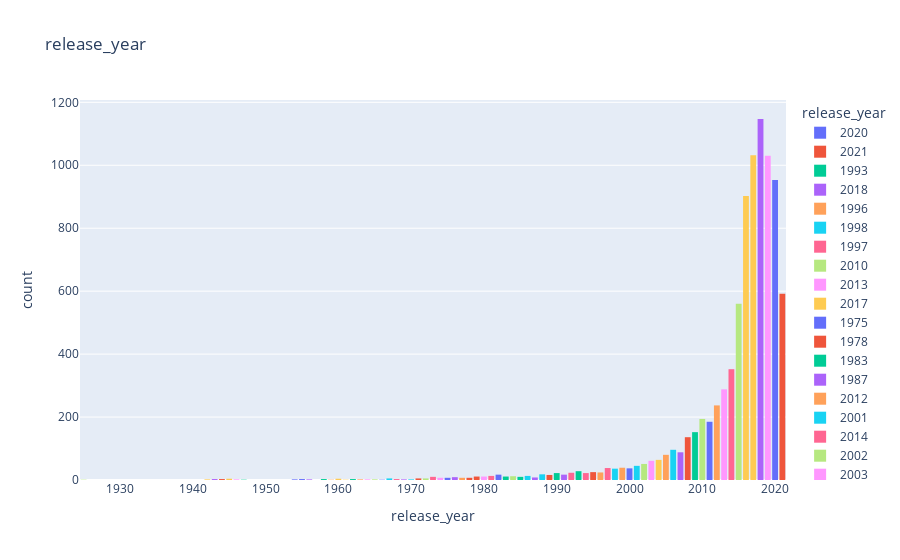

Notebook source saved alongside this figure:
### Code cell
fig = px.histogram(netflix_data, x = 'release_year', title = 'release_year', color = 'release_year')
fig.update_layout(bargap = 0.2)
fig.show()

### Figure 1 — Plotly figure (JSON) as saved in the notebook; plotly's stock layout.template omitted (floating-point values rounded to 4 significant figures; data arrays with more than 128 entries replaced by an {"elided": "..."} marker saying what was removed)
{"data": [{"alignmentgroup": "True", "bingroup": "x", "hovertemplate": "release_year=%{x}<br>count=%{y}<extra></extra>", "legendgroup": "2020", "marker": {"color": "#636efa", "pattern": {"shape": ""}}, "name": "2020", "offsetgroup": "2020", "orientation": "v", "showlegend": true, "type": "histogram", "x": {"elided": "953 int values"}, "xaxis": "x", "yaxis": "y"}, {"alignmentgroup": "True", "bingroup": "x", "hovertemplate": "release_year=%{x}<br>count=%{y}<extra></extra>", "legendgroup": "2021", "marker": {"color": "#EF553B", "pattern": {"shape": ""}}, "name": "2021", "offsetgroup": "2021", "orientation": "v", "showlegend": true, "type": "histogram", "x": {"elided": "592 int values"}, "xaxis": "x", "yaxis": "y"}, {"alignmentgroup": "True", "bingroup": "x", "hovertemplate": "release_year=%{x}<br>count=%{y}<extra></extra>", "legendgroup": "1993", "marker": {"color": "#00cc96", "pattern": {"shape": ""}}, "name": "1993", "offsetgroup": "1993", "orientation": "v", "showlegend": true, "type": "histogram", "x": [1993, 1993, 1993, 1993, 1993, 1993, 1993, 1993, 1993, 1993, 1993, 1993, 1993, 1993, 1993, 1993, 1993, 1993, 1993, 1993, 1993, 1993, 1993, 1993, 1993, 1993, 1993, 1993], "xaxis": "x", "yaxis": "y"}, {"alignmentgroup": "True", "bingroup": "x", "hovertemplate": "release_year=%{x}<br>count=%{y}<extra></extra>", "legendgroup": "2018", "marker": {"color": "#ab63fa", "pattern": {"shape": ""}}, "name": "2018", "offsetgroup": "2018", "orientation": "v", "showlegend": true, "type": "histogram", "x": {"elided": "1147 int values"}, "xaxis": "x", "yaxis": "y"}, {"alignmentgroup": "True", "bingroup": "x", "hovertemplate": "release_year=%{x}<br>count=%{y}<extra></extra>", "legendgroup": "1996", "marker": {"color": "#FFA15A", "pattern": {"shape": ""}}, "name": "1996", "offsetgroup": "1996", "orientation": "v", "showlegend": true, "type": "histogram", "x": [1996, 1996, 1996, 1996, 1996, 1996, 1996, 1996, 1996, 1996, 1996, 1996, 1996, 1996, 1996, 1996, 1996, 1996, 1996, 1996, 1996, 1996, 1996, 1996], "xaxis": "x", "yaxis": "y"}, {"alignmentgroup": "True", "bingroup": "x", "hovertemplate": "release_year=%{x}<br>count=%{y}<extra></extra>", "legendgroup": "1998", "marker": {"color": "#19d3f3", "pattern": {"shape": ""}}, "name": "1998", "offsetgroup": "1998", "orientation": "v", "showlegend": true, "type": "histogram", "x": [1998, 1998, 1998, 1998, 1998, 1998, 1998, 1998, 1998, 1998, 1998, 1998, 1998, 1998, 1998, 1998, 1998, 1998, 1998, 1998, 1998, 1998, 1998, 1998, 1998, 1998, 1998, 1998, 1998, 1998, 1998, 1998, 1998, 1998, 1998, 1998], "xaxis": "x", "yaxis": "y"}, {"alignmentgroup": "True", "bingroup": "x", "hovertemplate": "release_year=%{x}<br>count=%{y}<extra></extra>", "legendgroup": "1997", "marker": {"color": "#FF6692", "pattern": {"shape": ""}}, "name": "1997", "offsetgroup": "1997", "orientation": "v", "showlegend": true, "type": "histogram", "x": [1997, 1997, 1997, 1997, 1997, 1997, 1997, 1997, 1997, 1997, 1997, 1997, 1997, 1997, 1997, 1997, 1997, 1997, 1997, 1997, 1997, 1997, 1997, 1997, 1997, 1997, 1997, 1997, 1997, 1997, 1997, 1997, 1997, 1997, 1997, 1997, 1997, 1997], "xaxis": "x", "yaxis": "y"}, {"alignmentgroup": "True", "bingroup": "x", "hovertemplate": "release_year=%{x}<br>count=%{y}<extra></extra>", "legendgroup": "2010", "marker": {"color": "#B6E880", "pattern": {"shape": ""}}, "name": "2010", "offsetgroup": "2010", "orientation": "v", "showlegend": true, "type": "histogram", "x": {"elided": "194 int values"}, "xaxis": "x", "yaxis": "y"}, {"alignmentgroup": "True", "bingroup": "x", "hovertemplate": "release_year=%{x}<br>count=%{y}<extra></extra>", "legendgroup": "2013", "marker": {"color": "#FF97FF", "pattern": {"shape": ""}}, "name": "2013", "offsetgroup": "2013", "orientation": "v", "showlegend": true, "type": "histogram", "x": {"elided": "288 int values"}, "xaxis": "x", "yaxis": "y"}, {"alignmentgroup": "True", "bingroup": "x", "hovertemplate": "release_year=%{x}<br>count=%{y}<extra></extra>", "legendgroup": "2017", "marker": {"color": "#FECB52", "pattern": {"shape": ""}}, "name": "2017", "offsetgroup": "2017", "orientation": "v", "showlegend": true, "type": "histogram", "x": {"elided": "1032 int values"}, "xaxis": "x", "yaxis": "y"}, {"alignmentgroup": "True", "bingroup": "x", "hovertemplate": "release_year=%{x}<br>count=%{y}<extra></extra>", "legendgroup": "1975", "marker": {"color": "#636efa", "pattern": {"shape": ""}}, "name": "1975", "offsetgroup": "1975", "orientation": "v", "showlegend": true, "type": "histogram", "x": [1975, 1975, 1975, 1975, 1975, 1975, 1975], "xaxis": "x", "yaxis": "y"}, {"alignmentgroup": "True", "bingroup": "x", "hovertemplate": "release_year=%{x}<br>count=%{y}<extra></extra>", "legendgroup": "1978", "marker": {"color": "#EF553B", "pattern": {"shape": ""}}, "name": "1978", "offsetgroup": "1978", "orientation": "v", "showlegend": true, "type": "histogram", "x": [1978, 1978, 1978, 1978, 1978, 1978, 1978], "xaxis": "x", "yaxis": "y"}, {"alignmentgroup": "True", "bingroup": "x", "hovertemplate": "release_year=%{x}<br>count=%{y}<extra></extra>", "legendgroup": "1983", "marker": {"color": "#00cc96", "pattern": {"shape": ""}}, "name": "1983", "offsetgroup": "1983", "orientation": "v", "showlegend": true, "type": "histogram", "x": [1983, 1983, 1983, 1983, 1983, 1983, 1983, 1983, 1983, 1983, 1983], "xaxis": "x", "yaxis": "y"}, {"alignmentgroup": "True", "bingroup": "x", "hovertemplate": "release_year=%{x}<br>count=%{y}<extra></extra>", "legendgroup": "1987", "marker": {"color": "#ab63fa", "pattern": {"shape": ""}}, "name": "1987", "offsetgroup": "1987", "orientation": "v", "showlegend": true, "type": "histogram", "x": [1987, 1987, 1987, 1987, 1987, 1987, 1987, 1987], "xaxis": "x", "yaxis": "y"}, {"alignmentgroup": "True", "bingroup": "x", "hovertemplate": "release_year=%{x}<br>count=%{y}<extra></extra>", "legendgroup": "2012", "marker": {"color": "#FFA15A", "pattern": {"shape": ""}}, "name": "2012", "offsetgroup": "2012", "orientation": "v", "showlegend": true, "type": "histogram", "x": {"elided": "237 int values"}, "xaxis": "x", "yaxis": "y"}, {"alignmentgroup": "True", "bingroup": "x", "hovertemplate": "release_year=%{x}<br>count=%{y}<extra></extra>", "legendgroup": "2001", "marker": {"color": "#19d3f3", "pattern": {"shape": ""}}, "name": "2001", "offsetgroup": "2001", "orientation": "v", "showlegend": true, "type": "histogram", "x": [2001, 2001, 2001, 2001, 2001, 2001, 2001, 2001, 2001, 2001, 2001, 2001, 2001, 2001, 2001, 2001, 2001, 2001, 2001, 2001, 2001, 2001, 2001, 2001, 2001, 2001, 2001, 2001, 2001, 2001, 2001, 2001, 2001, 2001, 2001, 2001, 2001, 2001, 2001, 2001, 2001, 2001, 2001, 2001, 2001], "xaxis": "x", "yaxis": "y"}, {"alignmentgroup": "True", "bingroup": "x", "hovertemplate": "release_year=%{x}<br>count=%{y}<extra></extra>", "legendgroup": "2014", "marker": {"color": "#FF6692", "pattern": {"shape": ""}}, "name": "2014", "offsetgroup": "2014", "orientation": "v", "showlegend": true, "type": "histogram", "x": {"elided": "352 int values"}, "xaxis": "x", "yaxis": "y"}, {"alignmentgroup": "True", "bingroup": "x", "hovertemplate": "release_year=%{x}<br>count=%{y}<extra></extra>", "legendgroup": "2002", "marker": {"color": "#B6E880", "pattern": {"shape": ""}}, "name": "2002", "offsetgroup": "2002", "orientation": "v", "showlegend": true, "type": "histogram", "x": [2002, 2002, 2002, 2002, 2002, 2002, 2002, 2002, 2002, 2002, 2002, 2002, 2002, 2002, 2002, 2002, 2002, 2002, 2002, 2002, 2002, 2002, 2002, 2002, 2002, 2002, 2002, 2002, 2002, 2002, 2002, 2002, 2002, 2002, 2002, 2002, 2002, 2002, 2002, 2002, 2002, 2002, 2002, 2002, 2002, 2002, 2002, 2002, 2002, 2002, 2002], "xaxis": "x", "yaxis": "y"}, {"alignmentgroup": "True", "bingroup": "x", "hovertemplate": "release_year=%{x}<br>count=%{y}<extra></extra>", "legendgroup": "2003", "marker": {"color": "#FF97FF", "pattern": {"shape": ""}}, "name": "2003", "offsetgroup": "2003", "orientation": "v", "showlegend": true, "type": "histogram", "x": [2003, 2003, 2003, 2003, 2003, 2003, 2003, 2003, 2003, 2003, 2003, 2003, 2003, 2003, 2003, 2003, 2003, 2003, 2003, 2003, 2003, 2003, 2003, 2003, 2003, 2003, 2003, 2003, 2003, 2003, 2003, 2003, 2003, 2003, 2003, 2003, 2003, 2003, 2003, 2003, 2003, 2003, 2003, 2003, 2003, 2003, 2003, 2003, 2003, 2003, 2003, 2003, 2003, 2003, 2003, 2003, 2003, 2003, 2003, 2003, 2003], "xaxis": "x", "yaxis": "y"}, {"alignmentgroup": "True", "bingroup": "x", "hovertemplate": "release_year=%{x}<br>count=%{y}<extra></extra>", "legendgroup": "2004", "marker": {"color": "#FECB52", "pattern": {"shape": ""}}, "name": "2004", "offsetgroup": "2004", "orientation": "v", "showlegend": true, "type": "histogram", "x": [2004, 2004, 2004, 2004, 2004, 2004, 2004, 2004, 2004, 2004, 2004, 2004, 2004, 2004, 2004, 2004, 2004, 2004, 2004, 2004, 2004, 2004, 2004, 2004, 2004, 2004, 2004, 2004, 2004, 2004, 2004, 2004, 2004, 2004, 2004, 2004, 2004, 2004, 2004, 2004, 2004, 2004, 2004, 2004, 2004, 2004, 2004, 2004, 2004, 2004, 2004, 2004, 2004, 2004, 2004, 2004, 2004, 2004, 2004, 2004, 2004, 2004, 2004, 2004], "xaxis": "x", "yaxis": "y"}, {"alignmentgroup": "True", "bingroup": "x", "hovertemplate": "release_year=%{x}<br>count=%{y}<extra></extra>", "legendgroup": "2011", "marker": {"color": "#636efa", "pattern": {"shape": ""}}, "name": "2011", "offsetgroup": "2011", "orientation": "v", "showlegend": true, "type": "histogram", "x": {"elided": "185 int values"}, "xaxis": "x", "yaxis": "y"}, {"alignmentgroup": "True", "bingroup": "x", "hovertemplate": "release_year=%{x}<br>count=%{y}<extra></extra>", "legendgroup": "2008", "marker": {"color": "#EF553B", "pattern": {"shape": ""}}, "name": "2008", "offsetgroup": "2008", "orientation": "v", "showlegend": true, "type": "histogram", "x": {"elided": "136 int values"}, "xaxis": "x", "yaxis": "y"}, {"alignmentgroup": "True", "bingroup": "x", "hovertemplate": "release_year=%{x}<br>count=%{y}<extra></extra>", "legendgroup": "2009", "marker": {"color": "#00cc96", "pattern": {"shape": ""}}, "name": "2009", "offsetgroup": "2009", "orientation": "v", "showlegend": true, "type": "histogram", "x": {"elided": "152 int values"}, "xaxis": "x", "yaxis": "y"}, {"alignmentgroup": "True", "bingroup": "x", "hovertemplate": "release_year=%{x}<br>count=%{y}<extra></extra>", "legendgroup": "2007", "marker": {"color": "#ab63fa", "pattern": {"shape": ""}}, "name": "2007", "offsetgroup": "2007", "orientation": "v", "showlegend": true, "type": "histogram", "x": [2007, 2007, 2007, 2007, 2007, 2007, 2007, 2007, 2007, 2007, 2007, 2007, 2007, 2007, 2007, 2007, 2007, 2007, 2007, 2007, 2007, 2007, 2007, 2007, 2007, 2007, 2007, 2007, 2007, 2007, 2007, 2007, 2007, 2007, 2007, 2007, 2007, 2007, 2007, 2007, 2007, 2007, 2007, 2007, 2007, 2007, 2007, 2007, 2007, 2007, 2007, 2007, 2007, 2007, 2007, 2007, 2007, 2007, 2007, 2007, 2007, 2007, 2007, 2007, 2007, 2007, 2007, 2007, 2007, 2007, 2007, 2007, 2007, 2007, 2007, 2007, 2007, 2007, 2007, 2007, 2007, 2007, 2007, 2007, 2007, 2007, 2007, 2007], "xaxis": "x", "yaxis": "y"}, {"alignmentgroup": "True", "bingroup": "x", "hovertemplate": "release_year=%{x}<br>count=%{y}<extra></extra>", "legendgroup": "2005", "marker": {"color": "#FFA15A", "pattern": {"shape": ""}}, "name": "2005", "offsetgroup": "2005", "orientation": "v", "showlegend": true, "type": "histogram", "x": [2005, 2005, 2005, 2005, 2005, 2005, 2005, 2005, 2005, 2005, 2005, 2005, 2005, 2005, 2005, 2005, 2005, 2005, 2005, 2005, 2005, 2005, 2005, 2005, 2005, 2005, 2005, 2005, 2005, 2005, 2005, 2005, 2005, 2005, 2005, 2005, 2005, 2005, 2005, 2005, 2005, 2005, 2005, 2005, 2005, 2005, 2005, 2005, 2005, 2005, 2005, 2005, 2005, 2005, 2005, 2005, 2005, 2005, 2005, 2005, 2005, 2005, 2005, 2005, 2005, 2005, 2005, 2005, 2005, 2005, 2005, 2005, 2005, 2005, 2005, 2005, 2005, 2005, 2005, 2005], "xaxis": "x", "yaxis": "y"}, {"alignmentgroup": "True", "bingroup": "x", "hovertemplate": "release_year=%{x}<br>count=%{y}<extra></extra>", "legendgroup": "2006", "marker": {"color": "#19d3f3", "pattern": {"shape": ""}}, "name": "2006", "offsetgroup": "2006", "orientation": "v", "showlegend": true, "type": "histogram", "x": [2006, 2006, 2006, 2006, 2006, 2006, 2006, 2006, 2006, 2006, 2006, 2006, 2006, 2006, 2006, 2006, 2006, 2006, 2006, 2006, 2006, 2006, 2006, 2006, 2006, 2006, 2006, 2006, 2006, 2006, 2006, 2006, 2006, 2006, 2006, 2006, 2006, 2006, 2006, 2006, 2006, 2006, 2006, 2006, 2006, 2006, 2006, 2006, 2006, 2006, 2006, 2006, 2006, 2006, 2006, 2006, 2006, 2006, 2006, 2006, 2006, 2006, 2006, 2006, 2006, 2006, 2006, 2006, 2006, 2006, 2006, 2006, 2006, 2006, 2006, 2006, 2006, 2006, 2006, 2006, 2006, 2006, 2006, 2006, 2006, 2006, 2006, 2006, 2006, 2006, 2006, 2006, 2006, 2006, 2006, 2006], "xaxis": "x", "yaxis": "y"}, {"alignmentgroup": "True", "bingroup": "x", "hovertemplate": "release_year=%{x}<br>count=%{y}<extra></extra>", "legendgroup": "1994", "marker": {"color": "#FF6692", "pattern": {"shape": ""}}, "name": "1994", "offsetgroup": "1994", "orientation": "v", "showlegend": true, "type": "histogram", "x": [1994, 1994, 1994, 1994, 1994, 1994, 1994, 1994, 1994, 1994, 1994, 1994, 1994, 1994, 1994, 1994, 1994, 1994, 1994, 1994, 1994, 1994], "xaxis": "x", "yaxis": "y"}, {"alignmentgroup": "True", "bingroup": "x", "hovertemplate": "release_year=%{x}<br>count=%{y}<extra></extra>", "legendgroup": "2015", "marker": {"color": "#B6E880", "pattern": {"shape": ""}}, "name": "2015", "offsetgroup": "2015", "orientation": "v", "showlegend": true, "type": "histogram", "x": {"elided": "560 int values"}, "xaxis": "x", "yaxis": "y"}, {"alignmentgroup": "True", "bingroup": "x", "hovertemplate": "release_year=%{x}<br>count=%{y}<extra></extra>", "legendgroup": "2019", "marker": {"color": "#FF97FF", "pattern": {"shape": ""}}, "name": "2019", "offsetgroup": "2019", "orientation": "v", "showlegend": true, "type": "histogram", "x": {"elided": "1030 int values"}, "xaxis": "x", "yaxis": "y"}, {"alignmentgroup": "True", "bingroup": "x", "hovertemplate": "release_year=%{x}<br>count=%{y}<extra></extra>", "legendgroup": "2016", "marker": {"color": "#FECB52", "pattern": {"shape": ""}}, "name": "2016", "offsetgroup": "2016", "orientation": "v", "showlegend": true, "type": "histogram", "x": {"elided": "902 int values"}, "xaxis": "x", "yaxis": "y"}, {"alignmentgroup": "True", "bingroup": "x", "hovertemplate": "release_year=%{x}<br>count=%{y}<extra></extra>", "legendgroup": "1982", "marker": {"color": "#636efa", "pattern": {"shape": ""}}, "name": "1982", "offsetgroup": "1982", "orientation": "v", "showlegend": true, "type": "histogram", "x": [1982, 1982, 1982, 1982, 1982, 1982, 1982, 1982, 1982, 1982, 1982, 1982, 1982, 1982, 1982, 1982, 1982], "xaxis": "x", "yaxis": "y"}, {"alignmentgroup": "True", "bingroup": "x", "hovertemplate": "release_year=%{x}<br>count=%{y}<extra></extra>", "legendgroup": "1989", "marker": {"color": "#EF553B", "pattern": {"shape": ""}}, "name": "1989", "offsetgroup": "1989", "orientation": "v", "showlegend": true, "type": "histogram", "x": [1989, 1989, 1989, 1989, 1989, 1989, 1989, 1989, 1989, 1989, 1989, 1989, 1989, 1989, 1989, 1989], "xaxis": "x", "yaxis": "y"}, {"alignmentgroup": "True", "bingroup": "x", "hovertemplate": "release_year=%{x}<br>count=%{y}<extra></extra>", "legendgroup": "1990", "marker": {"color": "#00cc96", "pattern": {"shape": ""}}, "name": "1990", "offsetgroup": "1990", "orientation": "v", "showlegend": true, "type": "histogram", "x": [1990, 1990, 1990, 1990, 1990, 1990, 1990, 1990, 1990, 1990, 1990, 1990, 1990, 1990, 1990, 1990, 1990, 1990, 1990, 1990, 1990, 1990], "xaxis": "x", "yaxis": "y"}, {"alignmentgroup": "True", "bingroup": "x", "hovertemplate": "release_year=%{x}<br>count=%{y}<extra></extra>", "legendgroup": "1991", "marker": {"color": "#ab63fa", "pattern": {"shape": ""}}, "name": "1991", "offsetgroup": "1991", "orientation": "v", "showlegend": true, "type": "histogram", "x": [1991, 1991, 1991, 1991, 1991, 1991, 1991, 1991, 1991, 1991, 1991, 1991, 1991, 1991, 1991, 1991, 1991], "xaxis": "x", "yaxis": "y"}, {"alignmentgroup": "True", "bingroup": "x", "hovertemplate": "release_year=%{x}<br>count=%{y}<extra></extra>", "legendgroup": "1999", "marker": {"color": "#FFA15A", "pattern": {"shape": ""}}, "name": "1999", "offsetgroup": "1999", "orientation": "v", "showlegend": true, "type": "histogram", "x": [1999, 1999, 1999, 1999, 1999, 1999, 1999, 1999, 1999, 1999, 1999, 1999, 1999, 1999, 1999, 1999, 1999, 1999, 1999, 1999, 1999, 1999, 1999, 1999, 1999, 1999, 1999, 1999, 1999, 1999, 1999, 1999, 1999, 1999, 1999, 1999, 1999, 1999, 1999], "xaxis": "x", "yaxis": "y"}, {"alignmentgroup": "True", "bingroup": "x", "hovertemplate": "release_year=%{x}<br>count=%{y}<extra></extra>", "legendgroup": "1986", "marker": {"color": "#19d3f3", "pattern": {"shape": ""}}, "name": "1986", "offsetgroup": "1986", "orientation": "v", "showlegend": true, "type": "histogram", "x": [1986, 1986, 1986, 1986, 1986, 1986, 1986, 1986, 1986, 1986, 1986, 1986, 1986], "xaxis": "x", "yaxis": "y"}, {"alignmentgroup": "True", "bingroup": "x", "hovertemplate": "release_year=%{x}<br>count=%{y}<extra></extra>", "legendgroup": "1992", "marker": {"color": "#FF6692", "pattern": {"shape": ""}}, "name": "1992", "offsetgroup": "1992", "orientation": "v", "showlegend": true, "type": "histogram", "x": [1992, 1992, 1992, 1992, 1992, 1992, 1992, 1992, 1992, 1992, 1992, 1992, 1992, 1992, 1992, 1992, 1992, 1992, 1992, 1992, 1992, 1992, 1992], "xaxis": "x", "yaxis": "y"}, {"alignmentgroup": "True", "bingroup": "x", "hovertemplate": "release_year=%{x}<br>count=%{y}<extra></extra>", "legendgroup": "1984", "marker": {"color": "#B6E880", "pattern": {"shape": ""}}, "name": "1984", "offsetgroup": "1984", "orientation": "v", "showlegend": true, "type": "histogram", "x": [1984, 1984, 1984, 1984, 1984, 1984, 1984, 1984, 1984, 1984, 1984, 1984], "xaxis": "x", "yaxis": "y"}, {"alignmentgroup": "True", "bingroup": "x", "hovertemplate": "release_year=%{x}<br>count=%{y}<extra></extra>", "legendgroup": "1980", "marker": {"color": "#FF97FF", "pattern": {"shape": ""}}, "name": "1980", "offsetgroup": "1980", "orientation": "v", "showlegend": true, "type": "histogram", "x": [1980, 1980, 1980, 1980, 1980, 1980, 1980, 1980, 1980, 1980, 1980], "xaxis": "x", "yaxis": "y"}, {"alignmentgroup": "True", "bingroup": "x", "hovertemplate": "release_year=%{x}<br>count=%{y}<extra></extra>", "legendgroup": "1961", "marker": {"color": "#FECB52", "pattern": {"shape": ""}}, "name": "1961", "offsetgroup": "1961", "orientation": "v", "showlegend": true, "type": "histogram", "x": [1961], "xaxis": "x", "yaxis": "y"}, {"alignmentgroup": "True", "bingroup": "x", "hovertemplate": "release_year=%{x}<br>count=%{y}<extra></extra>", "legendgroup": "2000", "marker": {"color": "#636efa", "pattern": {"shape": ""}}, "name": "2000", "offsetgroup": "2000", "orientation": "v", "showlegend": true, "type": "histogram", "x": [2000, 2000, 2000, 2000, 2000, 2000, 2000, 2000, 2000, 2000, 2000, 2000, 2000, 2000, 2000, 2000, 2000, 2000, 2000, 2000, 2000, 2000, 2000, 2000, 2000, 2000, 2000, 2000, 2000, 2000, 2000, 2000, 2000, 2000, 2000, 2000, 2000], "xaxis": "x", "yaxis": "y"}, {"alignmentgroup": "True", "bingroup": "x", "hovertemplate": "release_year=%{x}<br>count=%{y}<extra></extra>", "legendgroup": "1995", "marker": {"color": "#EF553B", "pattern": {"shape": ""}}, "name": "1995", "offsetgroup": "1995", "orientation": "v", "showlegend": true, "type": "histogram", "x": [1995, 1995, 1995, 1995, 1995, 1995, 1995, 1995, 1995, 1995, 1995, 1995, 1995, 1995, 1995, 1995, 1995, 1995, 1995, 1995, 1995, 1995, 1995, 1995, 1995], "xaxis": "x", "yaxis": "y"}, {"alignmentgroup": "True", "bingroup": "x", "hovertemplate": "release_year=%{x}<br>count=%{y}<extra></extra>", "legendgroup": "1985", "marker": {"color": "#00cc96", "pattern": {"shape": ""}}, "name": "1985", "offsetgroup": "1985", "orientation": "v", "showlegend": true, "type": "histogram", "x": [1985, 1985, 1985, 1985, 1985, 1985, 1985, 1985, 1985, 1985], "xaxis": "x", "yaxis": "y"}, {"alignmentgroup": "True", "bingroup": "x", "hovertemplate": "release_year=%{x}<br>count=%{y}<extra></extra>", "legendgroup": "1976", "marker": {"color": "#ab63fa", "pattern": {"shape": ""}}, "name": "1976", "offsetgroup": "1976", "orientation": "v", "showlegend": true, "type": "histogram", "x": [1976, 1976, 1976, 1976, 1976, 1976, 1976, 1976, 1976], "xaxis": "x", "yaxis": "y"}, {"alignmentgroup": "True", "bingroup": "x", "hovertemplate": "release_year=%{x}<br>count=%{y}<extra></extra>", "legendgroup": "1959", "marker": {"color": "#FFA15A", "pattern": {"shape": ""}}, "name": "1959", "offsetgroup": "1959", "orientation": "v", "showlegend": true, "type": "histogram", "x": [1959], "xaxis": "x", "yaxis": "y"}, {"alignmentgroup": "True", "bingroup": "x", "hovertemplate": "release_year=%{x}<br>count=%{y}<extra></extra>", "legendgroup": "1988", "marker": {"color": "#19d3f3", "pattern": {"shape": ""}}, "name": "1988", "offsetgroup": "1988", "orientation": "v", "showlegend": true, "type": "histogram", "x": [1988, 1988, 1988, 1988, 1988, 1988, 1988, 1988, 1988, 1988, 1988, 1988, 1988, 1988, 1988, 1988, 1988, 1988], "xaxis": "x", "yaxis": "y"}, {"alignmentgroup": "True", "bingroup": "x", "hovertemplate": "release_year=%{x}<br>count=%{y}<extra></extra>", "legendgroup": "1981", "marker": {"color": "#FF6692", "pattern": {"shape": ""}}, "name": "1981", "offsetgroup": "1981", "orientation": "v", "showlegend": true, "type": "histogram", "x": [1981, 1981, 1981, 1981, 1981, 1981, 1981, 1981, 1981, 1981, 1981, 1981, 1981], "xaxis": "x", "yaxis": "y"}, {"alignmentgroup": "True", "bingroup": "x", "hovertemplate": "release_year=%{x}<br>count=%{y}<extra></extra>", "legendgroup": "1972", "marker": {"color": "#B6E880", "pattern": {"shape": ""}}, "name": "1972", "offsetgroup": "1972", "orientation": "v", "showlegend": true, "type": "histogram", "x": [1972, 1972, 1972, 1972, 1972], "xaxis": "x", "yaxis": "y"}, {"alignmentgroup": "True", "bingroup": "x", "hovertemplate": "release_year=%{x}<br>count=%{y}<extra></extra>", "legendgroup": "1964", "marker": {"color": "#FF97FF", "pattern": {"shape": ""}}, "name": "1964", "offsetgroup": "1964", "orientation": "v", "showlegend": true, "type": "histogram", "x": [1964, 1964], "xaxis": "x", "yaxis": "y"}, {"alignmentgroup": "True", "bingroup": "x", "hovertemplate": "release_year=%{x}<br>count=%{y}<extra></extra>", "legendgroup": "1945", "marker": {"color": "#FECB52", "pattern": {"shape": ""}}, "name": "1945", "offsetgroup": "1945", "orientation": "v", "showlegend": true, "type": "histogram", "x": [1945, 1945, 1945, 1945], "xaxis": "x", "yaxis": "y"}, {"alignmentgroup": "True", "bingroup": "x", "hovertemplate": "release_year=%{x}<br>count=%{y}<extra></extra>", "legendgroup": "1954", "marker": {"color": "#636efa", "pattern": {"shape": ""}}, "name": "1954", "offsetgroup": "1954", "orientation": "v", "showlegend": true, "type": "histogram", "x": [1954, 1954], "xaxis": "x", "yaxis": "y"}, {"alignmentgroup": "True", "bingroup": "x", "hovertemplate": "release_year=%{x}<br>count=%{y}<extra></extra>", "legendgroup": "1979", "marker": {"color": "#EF553B", "pattern": {"shape": ""}}, "name": "1979", "offsetgroup": "1979", "orientation": "v", "showlegend": true, "type": "histogram", "x": [1979, 1979, 1979, 1979, 1979, 1979, 1979, 1979, 1979, 1979, 1979], "xaxis": "x", "yaxis": "y"}, {"alignmentgroup": "True", "bingroup": "x", "hovertemplate": "release_year=%{x}<br>count=%{y}<extra></extra>", "legendgroup": "1958", "marker": {"color": "#00cc96", "pattern": {"shape": ""}}, "name": "1958", "offsetgroup": "1958", "orientation": "v", "showlegend": true, "type": "histogram", "x": [1958, 1958, 1958], "xaxis": "x", "yaxis": "y"}, {"alignmentgroup": "True", "bingroup": "x", "hovertemplate": "release_year=%{x}<br>count=%{y}<extra></extra>", "legendgroup": "1956", "marker": {"color": "#ab63fa", "pattern": {"shape": ""}}, "name": "1956", "offsetgroup": "1956", "orientation": "v", "showlegend": true, "type": "histogram", "x": [1956, 1956], "xaxis": "x", "yaxis": "y"}, {"alignmentgroup": "True", "bingroup": "x", "hovertemplate": "release_year=%{x}<br>count=%{y}<extra></extra>", "legendgroup": "1963", "marker": {"color": "#FFA15A", "pattern": {"shape": ""}}, "name": "1963", "offsetgroup": "1963", "orientation": "v", "showlegend": true, "type": "histogram", "x": [1963, 1963], "xaxis": "x", "yaxis": "y"}, {"alignmentgroup": "True", "bingroup": "x", "hovertemplate": "release_year=%{x}<br>count=%{y}<extra></extra>", "legendgroup": "1970", "marker": {"color": "#19d3f3", "pattern": {"shape": ""}}, "name": "1970", "offsetgroup": "1970", "orientation": "v", "showlegend": true, "type": "histogram", "x": [1970, 1970], "xaxis": "x", "yaxis": "y"}, {"alignmentgroup": "True", "bingroup": "x", "hovertemplate": "release_year=%{x}<br>count=%{y}<extra></extra>", "legendgroup": "1973", "marker": {"color": "#FF6692", "pattern": {"shape": ""}}, "name": "1973", "offsetgroup": "1973", "orientation": "v", "showlegend": true, "type": "histogram", "x": [1973, 1973, 1973, 1973, 1973, 1973, 1973, 1973, 1973, 1973], "xaxis": "x", "yaxis": "y"}, {"alignmentgroup": "True", "bingroup": "x", "hovertemplate": "release_year=%{x}<br>count=%{y}<extra></extra>", "legendgroup": "1925", "marker": {"color": "#B6E880", "pattern": {"shape": ""}}, "name": "1925", "offsetgroup": "1925", "orientation": "v", "showlegend": true, "type": "histogram", "x": [1925], "xaxis": "x", "yaxis": "y"}, {"alignmentgroup": "True", "bingroup": "x", "hovertemplate": "release_year=%{x}<br>count=%{y}<extra></extra>", "legendgroup": "1974", "marker": {"color": "#FF97FF", "pattern": {"shape": ""}}, "name": "1974", "offsetgroup": "1974", "orientation": "v", "showlegend": true, "type": "histogram", "x": [1974, 1974, 1974, 1974, 1974, 1974, 1974], "xaxis": "x", "yaxis": "y"}, {"alignmentgroup": "True", "bingroup": "x", "hovertemplate": "release_year=%{x}<br>count=%{y}<extra></extra>", "legendgroup": "1960", "marker": {"color": "#FECB52", "pattern": {"shape": ""}}, "name": "1960", "offsetgroup": "1960", "orientation": "v", "showlegend": true, "type": "histogram", "x": [1960, 1960, 1960, 1960], "xaxis": "x", "yaxis": "y"}, {"alignmentgroup": "True", "bingroup": "x", "hovertemplate": "release_year=%{x}<br>count=%{y}<extra></extra>", "legendgroup": "1966", "marker": {"color": "#636efa", "pattern": {"shape": ""}}, "name": "1966", "offsetgroup": "1966", "orientation": "v", "showlegend": true, "type": "histogram", "x": [1966], "xaxis": "x", "yaxis": "y"}, {"alignmentgroup": "True", "bingroup": "x", "hovertemplate": "release_year=%{x}<br>count=%{y}<extra></extra>", "legendgroup": "1971", "marker": {"color": "#EF553B", "pattern": {"shape": ""}}, "name": "1971", "offsetgroup": "1971", "orientation": "v", "showlegend": true, "type": "histogram", "x": [1971, 1971, 1971, 1971, 1971], "xaxis": "x", "yaxis": "y"}, {"alignmentgroup": "True", "bingroup": "x", "hovertemplate": "release_year=%{x}<br>count=%{y}<extra></extra>", "legendgroup": "1962", "marker": {"color": "#00cc96", "pattern": {"shape": ""}}, "name": "1962", "offsetgroup": "1962", "orientation": "v", "showlegend": true, "type": "histogram", "x": [1962, 1962, 1962], "xaxis": "x", "yaxis": "y"}, {"alignmentgroup": "True", "bingroup": "x", "hovertemplate": "release_year=%{x}<br>count=%{y}<extra></extra>", "legendgroup": "1969", "marker": {"color": "#ab63fa", "pattern": {"shape": ""}}, "name": "1969", "offsetgroup": "1969", "orientation": "v", "showlegend": true, "type": "histogram", "x": [1969, 1969], "xaxis": "x", "yaxis": "y"}, {"alignmentgroup": "True", "bingroup": "x", "hovertemplate": "release_year=%{x}<br>count=%{y}<extra></extra>", "legendgroup": "1977", "marker": {"color": "#FFA15A", "pattern": {"shape": ""}}, "name": "1977", "offsetgroup": "1977", "orientation": "v", "showlegend": true, "type": "histogram", "x": [1977, 1977, 1977, 1977, 1977, 1977, 1977], "xaxis": "x", "yaxis": "y"}, {"alignmentgroup": "True", "bingroup": "x", "hovertemplate": "release_year=%{x}<br>count=%{y}<extra></extra>", "legendgroup": "1967", "marker": {"color": "#19d3f3", "pattern": {"shape": ""}}, "name": "1967", "offsetgroup": "1967", "orientation": "v", "showlegend": true, "type": "histogram", "x": [1967, 1967, 1967, 1967, 1967], "xaxis": "x", "yaxis": "y"}, {"alignmentgroup": "True", "bingroup": "x", "hovertemplate": "release_year=%{x}<br>count=%{y}<extra></extra>", "legendgroup": "1968", "marker": {"color": "#FF6692", "pattern": {"shape": ""}}, "name": "1968", "offsetgroup": "1968", "orientation": "v", "showlegend": true, "type": "histogram", "x": [1968, 1968, 1968], "xaxis": "x", "yaxis": "y"}, {"alignmentgroup": "True", "bingroup": "x", "hovertemplate": "release_year=%{x}<br>count=%{y}<extra></extra>", "legendgroup": "1965", "marker": {"color": "#B6E880", "pattern": {"shape": ""}}, "name": "1965", "offsetgroup": "1965", "orientation": "v", "showlegend": true, "type": "histogram", "x": [1965, 1965], "xaxis": "x", "yaxis": "y"}, {"alignmentgroup": "True", "bingroup": "x", "hovertemplate": "release_year=%{x}<br>count=%{y}<extra></extra>", "legendgroup": "1946", "marker": {"color": "#FF97FF", "pattern": {"shape": ""}}, "name": "1946", "offsetgroup": "1946", "orientation": "v", "showlegend": true, "type": "histogram", "x": [1946, 1946], "xaxis": "x", "yaxis": "y"}, {"alignmentgroup": "True", "bingroup": "x", "hovertemplate": "release_year=%{x}<br>count=%{y}<extra></extra>", "legendgroup": "1942", "marker": {"color": "#FECB52", "pattern": {"shape": ""}}, "name": "1942", "offsetgroup": "1942", "orientation": "v", "showlegend": true, "type": "histogram", "x": [1942, 1942], "xaxis": "x", "yaxis": "y"}, {"alignmentgroup": "True", "bingroup": "x", "hovertemplate": "release_year=%{x}<br>count=%{y}<extra></extra>", "legendgroup": "1955", "marker": {"color": "#636efa", "pattern": {"shape": ""}}, "name": "1955", "offsetgroup": "1955", "orientation": "v", "showlegend": true, "type": "histogram", "x": [1955, 1955, 1955], "xaxis": "x", "yaxis": "y"}, {"alignmentgroup": "True", "bingroup": "x", "hovertemplate": "release_year=%{x}<br>count=%{y}<extra></extra>", "legendgroup": "1944", "marker": {"color": "#EF553B", "pattern": {"shape": ""}}, "name": "1944", "offsetgroup": "1944", "orientation": "v", "showlegend": true, "type": "histogram", "x": [1944, 1944, 1944], "xaxis": "x", "yaxis": "y"}, {"alignmentgroup": "True", "bingroup": "x", "hovertemplate": "release_year=%{x}<br>count=%{y}<extra></extra>", "legendgroup": "1947", "marker": {"color": "#00cc96", "pattern": {"shape": ""}}, "name": "1947", "offsetgroup": "1947", "orientation": "v", "showlegend": true, "type": "histogram", "x": [1947], "xaxis": "x", "yaxis": "y"}, {"alignmentgroup": "True", "bingroup": "x", "hovertemplate": "release_year=%{x}<br>count=%{y}<extra></extra>", "legendgroup": "1943", "marker": {"color": "#ab63fa", "pattern": {"shape": ""}}, "name": "1943", "offsetgroup": "1943", "orientation": "v", "showlegend": true, "type": "histogram", "x": [1943, 1943, 1943], "xaxis": "x", "yaxis": "y"}], "layout": {"bargap": 0.2, "barmode": "relative", "legend": {"title": {"text": "release_year"}, "tracegroupgap": 0}, "title": {"text": "release_year"}, "xaxis": {"anchor": "y", "categoryarray": [2020, 2021, 1993, 2018, 1996, 1998, 1997, 2010, 2013, 2017, 1975, 1978, 1983, 1987, 2012, 2001, 2014, 2002, 2003, 2004, 2011, 2008, 2009, 2007, 2005, 2006, 1994, 2015, 2019, 2016, 1982, 1989, 1990, 1991, 1999, 1986, 1992, 1984, 1980, 1961, 2000, 1995, 1985, 1976, 1959, 1988, 1981, 1972, 1964, 1945, 1954, 1979, 1958, 1956, 1963, 1970, 1973, 1925, 1974, 1960, 1966, 1971, 1962, 1969, 1977, 1967, 1968, 1965, 1946, 1942, 1955, 1944, 1947, 1943], "categoryorder": "array", "domain": [0, 1], "title": {"text": "release_year"}}, "yaxis": {"anchor": "x", "domain": [0, 1], "title": {"text": "count"}}}}
